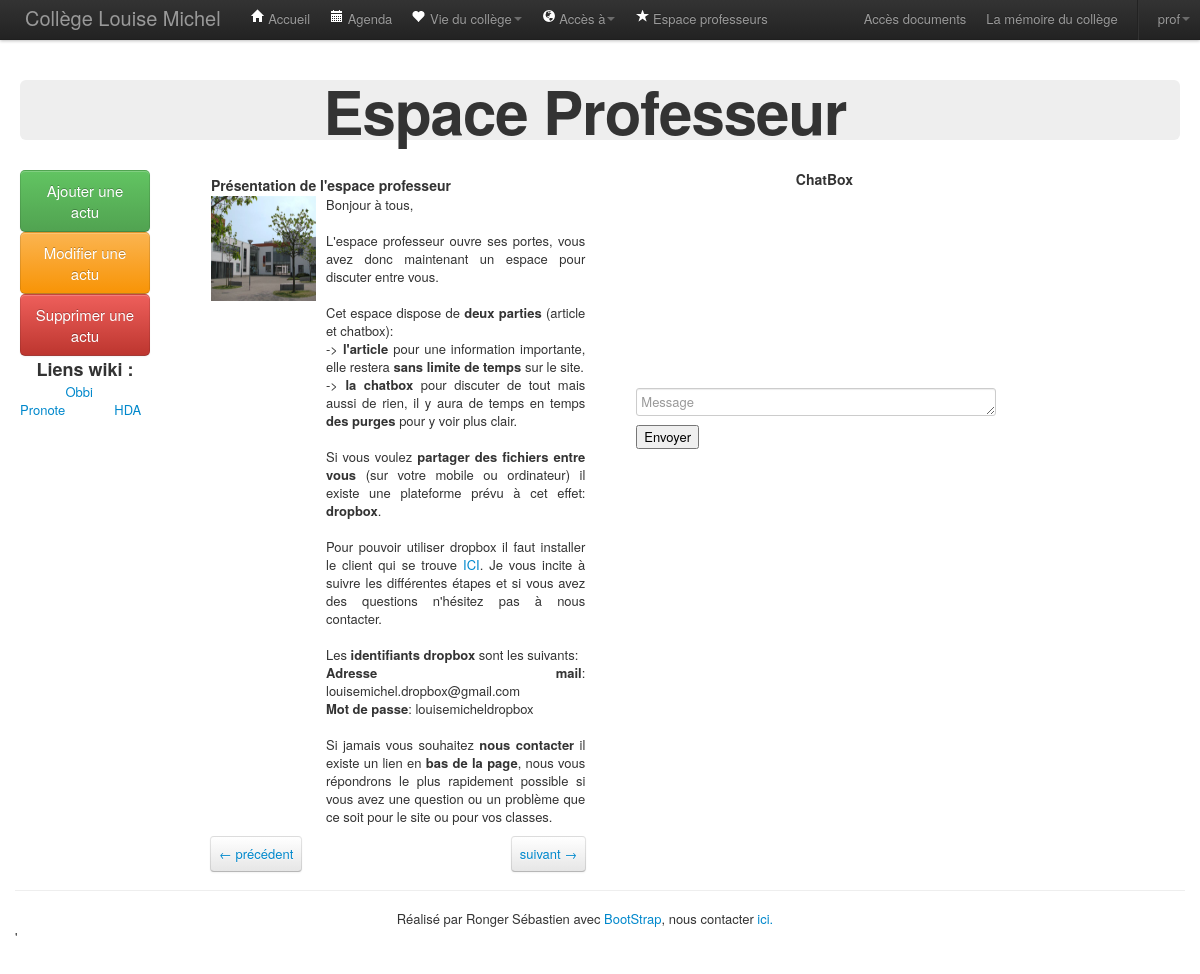
/rubrique/espaceprof.php (signed in), run on the app's committed database.
### tables this page shows
CREATE TABLE IF NOT EXISTS `articleProf` (
  `id` int(11) NOT NULL auto_increment,
  `titre` varchar(255) NOT NULL,
  `rubrique` varchar(255) NOT NULL,
  `sous_rubrique` varchar(255) NOT NULL,
  `date_creation` datetime NOT NULL,
  `date_modification` datetime NOT NULL,
  `contenu` text NOT NULL,
  `image` text NOT NULL,
  PRIMARY KEY  (`id`)
);

### include/functions.php (called while the page is built, shortened)
<?php
function myencrypt ($chaine){
	$salt = "4VPI";
	$mdpEncrypte = $salt.$chaine;
	return $mdpEncrypte;
};
?>

### rubrique/espaceprof.php (the view, shortened to what this page needs)
<?php
	require_once '../include/layout/haut.php';
	require_once '../include/functions.php';
	$reqArticleAll = $bdd->prepare('SELECT * FROM articleProf ORDER BY date_creation DESC');
	$reqArticleAll->execute();
?>
<div class="container-fluid">
    <div class="row-fluid">
		<div class="span15">
			<div class="hero-unit">
				<div class="row">
						<h1>Espace Professeur</h1>
				</div>
			</div>
		</div>
	</div>
	<div class="row-fluid">
			<?php
				if ( isset($_SESSION["adminlvl"]) >= 3 && isset($_SESSION["login"])){
					$req = $bdd->prepare('SELECT password, adminLevel FROM user WHERE nom_utilisateur = :id');
					$req->execute(array('id' => $_SESSION["login"]));
					if ($donnée = $req->fetch() ){
						if ($_SESSION["passEncrypt"]== myencrypt($donnée['password'])){
							echo '<div class="span2">';
							echo '<a data-toggle="modal" href="#moduleAddActuEspaceProf" class="btn btn-primary btn-large btn-success">Ajouter une actu</a>';
							echo '<a data-toggle="modal" href="#moduleEditActuEspaceProf" class="btn btn-primary btn-large btn-warning">Modifier une actu</a>';
							echo '<a data-toggle="modal" href="#moduleSupprActuEspaceProf" class="btn btn-primary btn-large btn-danger">Supprimer une actu</a>';
							echo '<br/><h3 class="wiki">Liens wiki :</h3>';
							echo '<a class="wikiLink" href="https://eduline.ac-lille.fr/personnel/internet/gest_doc_simplifiee/invite/main.php?section=7f9c2715-51ac-4643-b6eb-7347e16696b5&source=3944afa0-e33d-42d5-976b-1589846c976f"> Obbi</a>';
							echo '<a class="wikiLink" href="http://pdf.lu/waqT"> Pronote</a>';
							echo '<a class="wikiLink" href="https://docs.google.com/spreadsheet/ccc?key=0ArSynt-agcpCdEwtRFdTWUViLTJNcHZyMEVsMHVOeXc&usp=sharing"> HDA</a>';
							echo '</div>';
						};
					};
				};
			?>
		<div class="row">
			<div class="span4" style="margin-left:120px;">
				<table class="actualitePage" >
					<?php
						$id=0;
						foreach($reqArticleAll as $row) {
							$id++;
							$row['titre']=nl2br(stripslashes($row['titre']));
							$row['contenu']=nl2br(stripslashes($row['contenu']));
							echo "<tr class=".$id."><td><h4 class=\"titreActu\">". $row['titre']."</h4></td></tr>";
							echo "<tr class=".$id." style=\"vertical-align:top;\"><td><img src=".$row['image']." style=\"height:105px;width:105px;float:left;\" alt=\"\"><p style=\"margin-left:115px;\">".$row['contenu']."</p></td></tr>";
						};
					?>
					<tr class="mybutton">
						<td class="btn">
							<a onclick="javascript:prevActuPage()">← précédent</a>
						</td>
						<td class="btn" style="float:right;">
							<a onclick="javascript:nextActuPage()">suivant →</a>
						</td>
					</tr>
				</table>
			</div>
			<div class="span4" style="margin-left:50px;">
				<h4 style="text-align:center;">ChatBox</h4>
				<form action="../include/minichat_post.php" method="post">
					<?php
						echo '<div style="height:200px;overflow:auto;" id="scrollbar">';
						echo '</div>';
					?>
					<p>
				        <textarea cols="25" rows="25" name="message" id="message" style="width: 350px; height: 18px;" placeholder="Message"></textarea>
				        <input type="submit" value="Envoyer" style="margin-bottom:8px;" />
					</p>
			    </form>
			</div>
		</div>
	</div>
</div>
<?php require_once '../include/layout/bas.php';?>

### include/css/mycss.css (style rules this page uses)
.mybutton .btn { padding: 0px !important; }
.mybutton a { display: block; margin: 0px; padding: 8px; }
.container-fluid .row-fluid { vertical-align: middle; }
.container-fluid .row-fluid .span2 { height: 220px; width: 130px !important; }
.container-fluid .row-fluid .span15 .hero-unit { padding: 0px; }
.container-fluid .row-fluid .span15 .hero-unit .row { text-align: center; }
.actualitePage { text-align: justify; }
.wiki { text-align: center; }
.span2 .wikiLink { text-align: center; margin-left:35%; }
.titreActu { margin-top: 5px; }

### data on the page
articleprof: titre "Présentation de l'espace professeur", image (picture), contenu "Bonjour à tous, L'espace professeur ouvre ses portes, vous avez donc maintenant un espace pour discuter entre vous. Cet espace dispose de deux parties (article et chatbox): -> l'article pour une information importante, elle restera sans limite de temps sur le site. -> la chatbox pour discuter de tout mais aussi de rien, il y aura de temps en temps des purges pour y voir plus clair. Si vous voulez partager des fichiers entre vous (sur votre mobile ou ordinateur) il existe une plateforme prévu à cet effet: dropbox . Pour pouvoir utiliser dropbox il faut installer le client qui se trouve ICI . Je vous incite à suivre les différentes étapes et si vous avez des questions n'hésitez pas à nous…"
